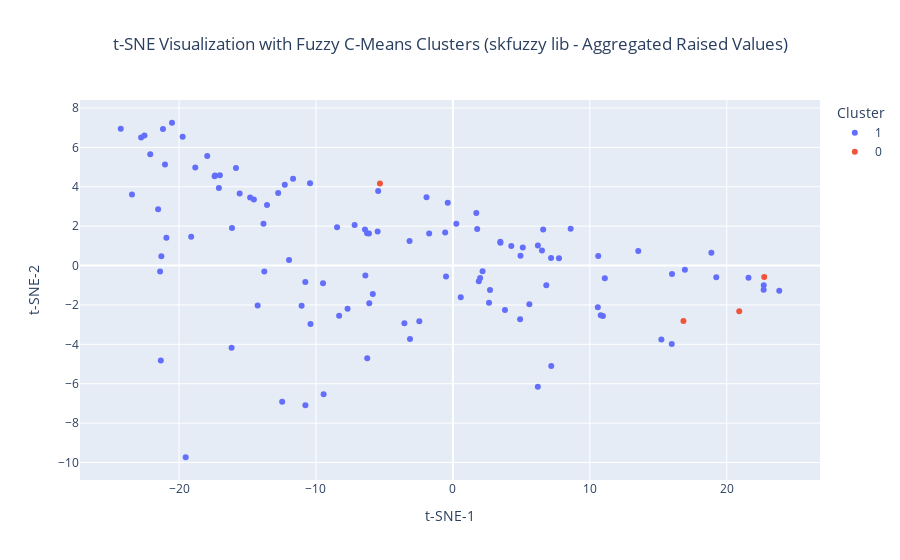

Notebook code cell kept with this figure:
### Code cell
# Step 7: Aggregated Plotting (no repeated points, summed "Raised" values)
# Group by country and aggregate "Raised" values
aggregated_df = results_df.groupby("Country", as_index=False).agg({
    "TSNE-1": "mean",  # Use mean for t-SNE coordinates
    "TSNE-2": "mean",
    "Cluster": "first",  # Use the first cluster label for the country
    "Raised": "sum",  # Sum the "Raised" values for repeated countries
    "Country Code": "first"  # Use the first country code for the country
})

# Ensure the "Cluster" column is treated as categorical
aggregated_df["Cluster"] = aggregated_df["Cluster"].astype(str)

# Define custom colors for each cluster
cluster_colors = {
    "0": "blue",  # Color for Cluster 0
    "1": "red",   # Color for Cluster 1
    "2": "green", # Color for Cluster 2 (if you have more clusters)
    # Add more colors as needed
}

# Visualize the clusters with Plotly
fig_aggregated = px.scatter(aggregated_df, x="TSNE-1", y="TSNE-2", color="Cluster",
                            hover_data=["Country Code", "Raised"],
                            title="t-SNE Visualization with Fuzzy C-Means Clusters (skfuzzy lib - Aggregated Raised Values)",
                            labels={"TSNE-1": "t-SNE-1", "TSNE-2": "t-SNE-2", "Cluster": "Cluster"},
                            color_continuous_scale=px.colors.sequential.Viridis)

fig_aggregated.update_traces(marker=dict(size=12, line=dict(width=2, color='DarkSlateGrey')),
                             selector=dict(mode='markers+text'))

fig_aggregated.update_layout(legend_title_text='Cluster',
                             xaxis_title="t-SNE-1",
                             yaxis_title="t-SNE-2",
                             title_x=0.5)

fig_aggregated.show()

### Figure 1 — Plotly figure (JSON) as saved in the notebook; plotly's stock layout.template omitted (floating-point values rounded to 4 significant figures; data arrays with more than 128 entries replaced by an {"elided": "..."} marker saying what was removed)
{"data": [{"customdata": {"elided": "108x2 mixed values"}, "hovertemplate": "Cluster=1<br>t-SNE-1=%{x}<br>t-SNE-2=%{y}<br>Country Code=%{customdata[0]}<br>Raised=%{customdata[1]}<extra></extra>", "legendgroup": "1", "marker": {"color": "#636efa", "symbol": "circle"}, "mode": "markers", "name": "1", "orientation": "v", "showlegend": true, "type": "scatter", "x": [-11.67, -13.58, -3.544, -17.02, 10.95, 1.891, -22.77, -17.37, 6.505, -10.78, 1.774, -17.09, -21.03, -10.77, 8.598, -3.166, -15.85, -21.18, 22.7, 13.54, -21.33, 7.183, 19.23, -10.4, -7.18, -16.14, 5.104, 1.99, -9.488, 1.708, -21.39, -16.16, 22.7, -6.132, 21.59, 0.2502, 15.23, -20.93, 16.94, -14.26, -15.58, -13.77, -23.44, 4.907, 5.584, -6.395, 7.746, -12.47, -6.423, 6.202, -6.267, -19.12, 2.637, -12.28, 3.471, 11.1, 4.937, -18.82, 2.711, 7.169, -10.44, -12.76, -6.257, -17.4, -22.11, -14.53, -5.497, 10.59, 6.822, -2.455, -7.695, -24.26, -1.928, -0.5659, -13.84, -8.31, 10.8, -11.05, -0.5021, 15.98, 6.207, -19.74, -8.462, -5.458, -19.52, -14.81, 6.593, -17.94, -11.97, 4.266, -3.134, 3.802, -21.29, 18.88, 0.5725, -22.53, 10.61, -1.734, -9.442, -0.3756, -20.52, -21.53, -5.849, 2.167, 16.0, 23.83, -6.109, 3.461], "xaxis": "x", "y": [4.405, 3.078, -2.93, 4.584, -2.556, -0.7924, 6.501, 4.576, 0.7636, -0.8376, 1.853, 3.933, 5.129, -7.09, 1.866, 1.248, 4.949, 6.928, -1.006, 0.7367, -4.82, -5.103, -0.5889, -2.972, 2.053, 1.906, 0.9108, -0.629, -0.9036, 2.666, -0.3015, -4.179, -1.227, 1.633, -0.6214, 2.121, -3.754, 1.412, -0.2113, -2.03, 3.655, -0.3008, 3.605, -2.722, -1.971, -0.5069, 0.3708, -6.921, 1.831, -6.158, 1.643, 1.462, -1.892, 4.096, 1.156, -0.6503, 0.5009, 4.98, -1.243, 0.3873, 4.179, 3.686, -4.709, 4.534, 5.646, 3.357, 1.724, -2.12, -1.004, -2.83, -2.193, 6.942, 3.47, 1.68, 2.122, -2.543, -2.525, -2.047, -0.5554, -3.985, 1.022, 6.545, 1.942, 3.784, -9.734, 3.45, 1.824, 5.562, 0.2872, 0.9958, -3.734, -2.255, 0.4732, 0.647, -1.608, 6.606, 0.482, 1.627, -6.529, 3.186, 7.25, 2.862, -1.438, -0.2882, -0.4304, -1.275, -1.915, 1.214], "yaxis": "y"}, {"customdata": [["SGP", 3158152183], ["CHE", 2094625649], ["USA", 4658314827], ["VEN", 735094880]], "hovertemplate": "Cluster=0<br>t-SNE-1=%{x}<br>t-SNE-2=%{y}<br>Country Code=%{customdata[0]}<br>Raised=%{customdata[1]}<extra></extra>", "legendgroup": "0", "marker": {"color": "#EF553B", "symbol": "circle"}, "mode": "markers", "name": "0", "orientation": "v", "showlegend": true, "type": "scatter", "x": [22.74, 16.84, 20.91, -5.329], "xaxis": "x", "y": [-0.5867, -2.819, -2.326, 4.161], "yaxis": "y"}], "layout": {"autosize": true, "legend": {"title": {"text": "Cluster"}, "tracegroupgap": 0}, "title": {"text": "t-SNE Visualization with Fuzzy C-Means Clusters (skfuzzy lib - Aggregated Raised Values)", "x": 0.5}, "xaxis": {"anchor": "y", "autorange": true, "domain": [0, 1], "range": [-27.17, 26.74], "title": {"text": "t-SNE-1"}, "type": "linear"}, "yaxis": {"anchor": "x", "autorange": true, "domain": [0, 1], "range": [-11.14, 8.652], "title": {"text": "t-SNE-2"}, "type": "linear"}}}
